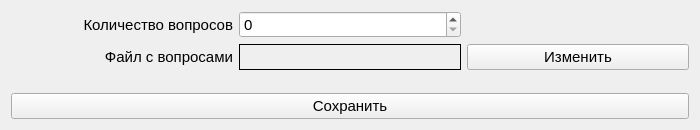
<?xml version="1.0" encoding="UTF-8"?>
<ui version="4.0">
    <class>TestingSettingsWindow</class>
    <widget class="QWidget" name="TestingSettingsWindow">
        <property name="geometry">
            <rect>
                <x>0</x>
                <y>0</y>
                <width>700</width>
                <height>130</height>
            </rect>
        </property>
        <property name="windowTitle">
            <string>TestingSettingsWindow</string>
        </property>
        <layout class="QGridLayout" name="gridLayout_2">
            <item row="0" column="0">
                <layout class="QGridLayout" name="gridLayout">
                    <item row="2" column="1">
                        <widget class="QLabel" name="questionsSourceLabel">
                            <property name="frameShape">
                                <enum>QFrame::Panel</enum>
                            </property>
                            <property name="frameShadow">
                                <enum>QFrame::Plain</enum>
                            </property>
                            <property name="text">
                                <string/>
                            </property>
                            <property name="alignment">
                                <set>Qt::AlignLeading|Qt::AlignLeft|Qt::AlignVCenter</set>
                            </property>
                        </widget>
                    </item>
                    <item row="1" column="0">
                        <widget class="QLabel" name="label_2">
                            <property name="font">
                                <font>
                                    <pointsize>11</pointsize>
                                </font>
                            </property>
                            <property name="text">
                                <string>Количество вопросов</string>
                            </property>
                            <property name="alignment">
                                <set>Qt::AlignRight|Qt::AlignTrailing|Qt::AlignVCenter</set>
                            </property>
                        </widget>
                    </item>
                    <item row="2" column="0">
                        <widget class="QLabel" name="label">
                            <property name="font">
                                <font>
                                    <pointsize>11</pointsize>
                                </font>
                            </property>
                            <property name="text">
                                <string>Файл с вопросами</string>
                            </property>
                            <property name="alignment">
                                <set>Qt::AlignRight|Qt::AlignTrailing|Qt::AlignVCenter</set>
                            </property>
                        </widget>
                    </item>
                    <item row="2" column="2">
                        <widget class="QPushButton" name="changeQuestionsSourceButton">
                            <property name="font">
                                <font>
                                    <pointsize>11</pointsize>
                                </font>
                            </property>
                            <property name="text">
                                <string>Изменить</string>
                            </property>
                        </widget>
                    </item>
                    <item row="1" column="1">
                        <widget class="QSpinBox" name="amountOfQuestionsSpinBox">
                            <property name="font">
                                <font>
                                    <pointsize>11</pointsize>
                                </font>
                            </property>
                        </widget>
                    </item>
                    <item row="3" column="1">
                        <spacer name="verticalSpacer_2">
                            <property name="orientation">
                                <enum>Qt::Vertical</enum>
                            </property>
                            <property name="sizeHint" stdset="0">
                                <size>
                                    <width>20</width>
                                    <height>40</height>
                                </size>
                            </property>
                        </spacer>
                    </item>
                    <item row="4" column="0" colspan="3">
                        <widget class="QPushButton" name="saveButton">
                            <property name="font">
                                <font>
                                    <pointsize>11</pointsize>
                                </font>
                            </property>
                            <property name="text">
                                <string>Сохранить</string>
                            </property>
                        </widget>
                    </item>
                </layout>
            </item>
        </layout>
    </widget>
    <resources/>
    <connections/>
</ui>
